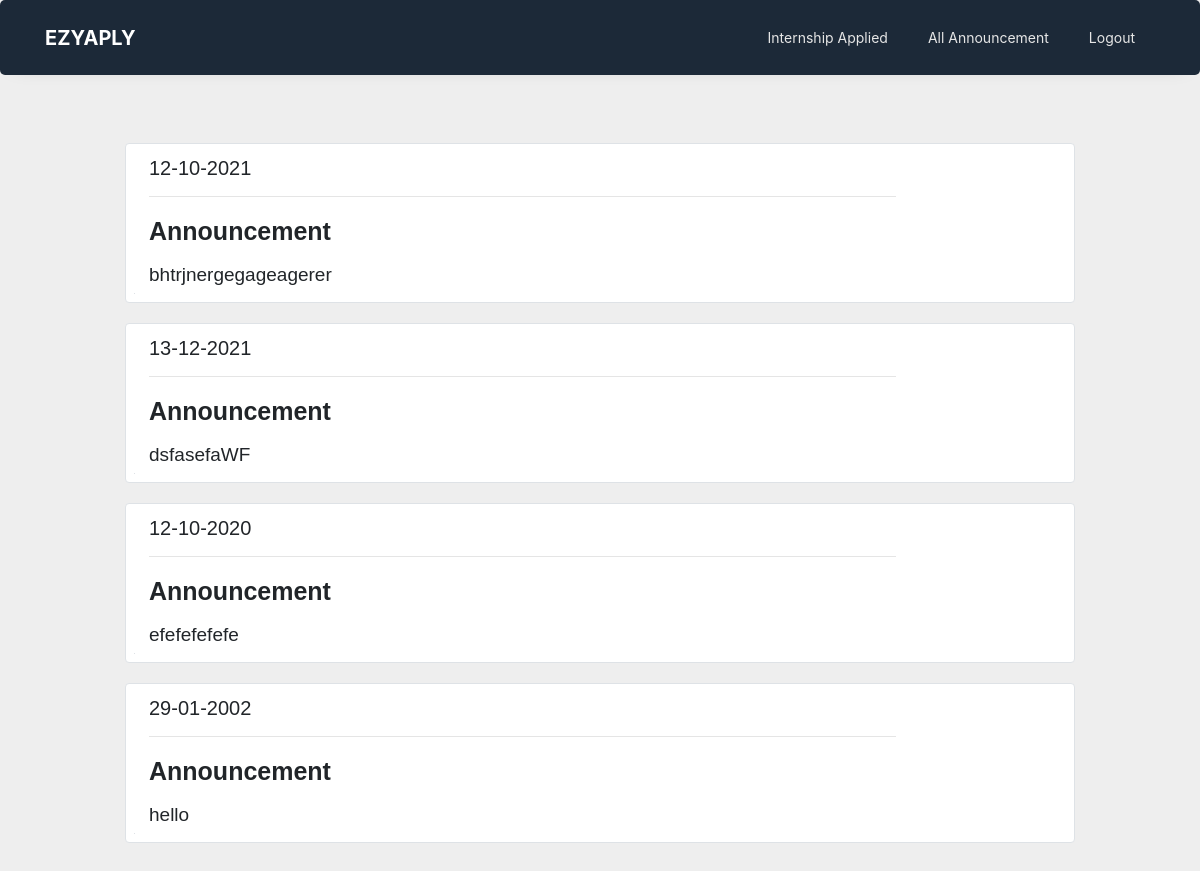
Before: /all_announcements_student with the older database file.
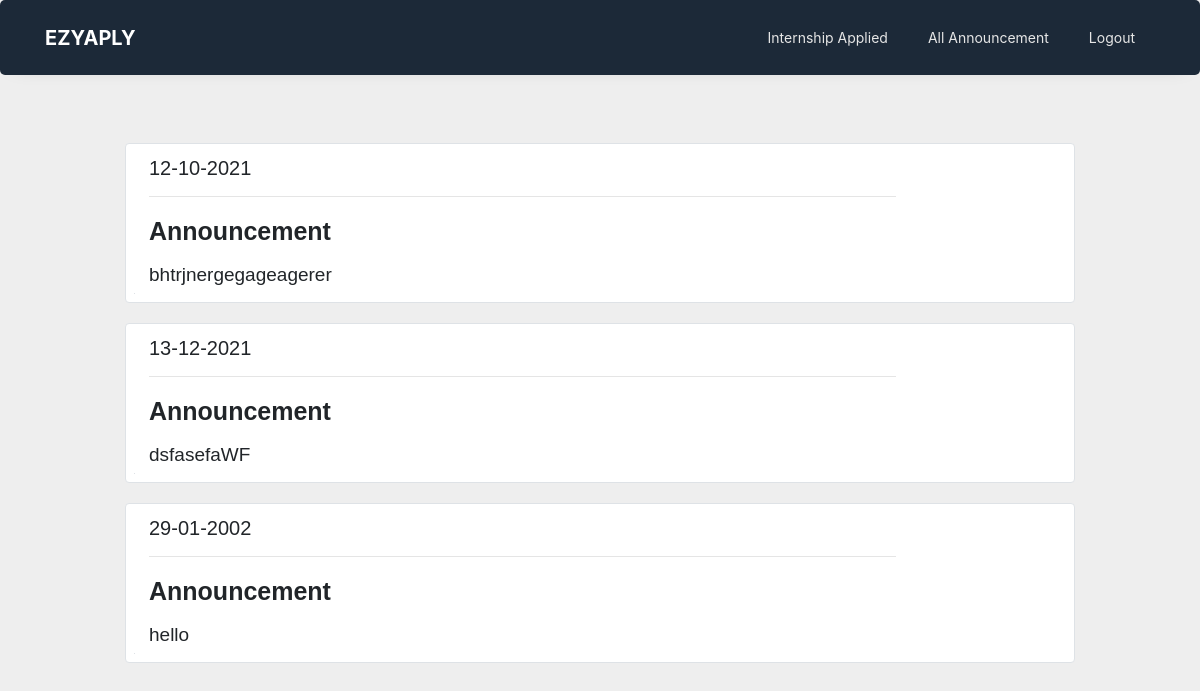
After: the same page with the newer database file.
### ezyaplyapp/models.py (models this page shows)
class Announcement(models.Model):
    an_id=models.AutoField(primary_key=True)
    announcement_date=models.CharField(max_length=200,null=True)
    announcement_text=models.TextField(max_length=1000, null=True)

### ezyaplyapp/views.py (the view)
# urls.py: path('all_announcements_student',views.all_announcements_student,name='all_announcements_student'),
def all_announcements_student(request):
    announcements=Announcement.objects.all()
    context={
        'announcements':announcements,
        'user_id':request.user.id
    }
    return render(request, 'all_announcements_student.html',context)

### ezyaplyapp/template/all_announcements_student.html (shortened to what this page needs)
<!doctype html>
{% load static %}
<html lang="en">
  <head>
	<link rel="stylesheet" href="https://stackpath.bootstrapcdn.com/font-awesome/4.7.0/css/font-awesome.min.css">
	<link rel="stylesheet" href="{% static 'navigation/css/style.css' %}">
    <link rel="stylesheet" href="https://maxcdn.bootstrapcdn.com/bootstrap/4.0.0/css/bootstrap.min.css">
  </head>
  <body>
    <nav class="navbar navbar-expand-lg ftco_navbar ftco-navbar-light" id="ftco-navbar">
        <div class="container">
            <a class="navbar-brand" href="{% url 'home' %}">EzyAply</a>
          <div class="collapse navbar-collapse" id="ftco-nav">
            <ul class="navbar-nav ml-auto">
                        <li class="nav-item"><a href="{% url 'internship_applied' user_id  %}" class="nav-link">Internship Applied</a></li>
                <li class="nav-item"><a href="{% url 'all_announcements_student' %}" class="nav-link">All Announcement</a></li>
                <li class="nav-item"><a href="{% url 'logout' %}" class="nav-link">Logout</a></li>
            </ul>
          </div>
        </div>
      </nav>
    <div class="container mt-5 mb-5" style="font-family:Arial, sans-serif;">
        <div class="d-flex justify-content-center row">
            <div class="col-md-10">
                {% for announcement in announcements %}
                <div class="row p-2 bg-white border rounded" style="margin-top: 20px;">
                    <div class="col-md-10 mt-1">
                        <h5 style="font-weight: 500">{{ announcement.announcement_date }}</h5>
                        <hr>
                        <p style="margin-bottom: 10px;">
                        <span style="font-size: 25px;
                            font-weight: 700;">Announcement</span>
                            </p>
                        <p class="text-justify text-truncate para mb-0" ><span style="font-size: 19px;"> {{ announcement.announcement_text }}</span></p>
                    </div>
                    <div class="align-items-center align-content-center col-md-3 border-left mt-1">
                    </div>
                </div>
                {% endfor %}
            </div>
        </div>
    </div>
  </body>
</html>

Changed rows visible on the page:
removed Announcement: announcement_date "12-10-2020", announcement_text "efefefefefe"
